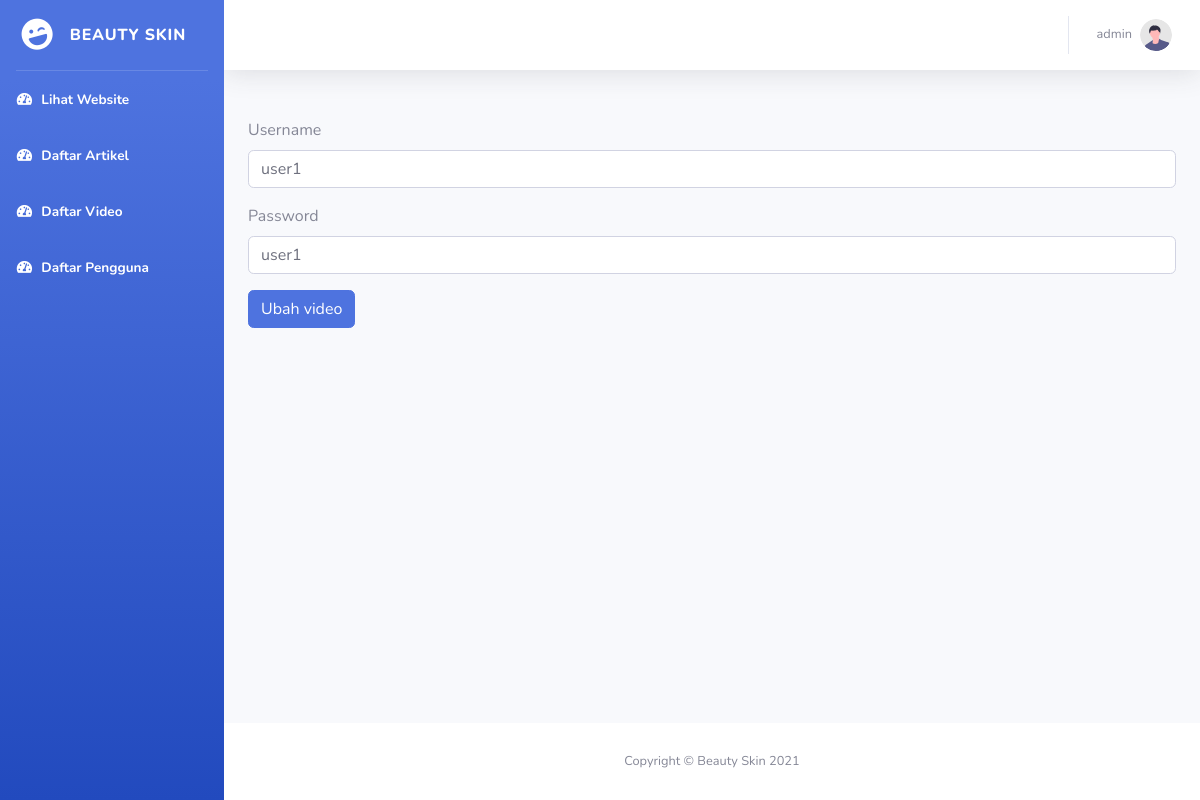
Screenshot of /admin/index.php?page=edit_pengguna&id=2 (signed in) with the database file from the repository.
### tables this page shows
CREATE TABLE `user` (
  `id_user` int(11) NOT NULL,
  `username` varchar(255) NOT NULL,
  `password` varchar(255) NOT NULL,
  `role` int(1) NOT NULL DEFAULT 0
);

### function.php (called while the page is built, shortened)
<?php
    $connect = new mysqli("localhost", "root", "", "beauty");
    function read($tabel, $query = ""){
        global $connect;
        $data = mysqli_query($connect, "SELECT * FROM $tabel $query");
        return $data;
    }

### admin/template/edit_pengguna.php (the view, shortened to what this page needs)
<?php
    $username = $_SESSION['username'];
    $data = read("user", "WHERE username='$username'");
    while($data2 = mysqli_fetch_array($data)){
    if($data2['role'] != 1){
        echo "<script>alert('Please login as ADMIN to continue!')</script>";
        echo "<script>location='index.php';</script>";
    } else{
?>
<form action="../admin/proses.php?status=edit_pengguna" method="POST">
    <?php
        $id = $_GET['id'];
        $data = read("user", "WHERE id_user=$id");
        while($data2 = mysqli_fetch_array($data)){
    ?>
    <div class="form-group">
        <label>Username</label>
        <input name="username" type="text" class="form-control" value="<?php echo $data2['username'] ?>">
    </div>
    <div class="form-group">
        <label>Password</label>
        <input name="password" type="text" class="form-control" value="<?php echo $data2['password'] ?>">
    </div>
    <button type="submit" class="btn btn-primary">Ubah video</button>
    <?php } ?>
</form>
<?php }} ?>

### admin/index.php (shortened to what this page needs)
<?php
    include '../function.php';
?>
<!DOCTYPE html>
<html lang="en">
<head>
    <link href="vendor/fontawesome-free/css/all.min.css" rel="stylesheet" type="text/css">
    <link href="css/sb-admin-2.min.css" rel="stylesheet">
</head>
<body id="page-top">
    <div id="wrapper">
        <ul class="navbar-nav bg-gradient-primary sidebar sidebar-dark accordion" id="accordionSidebar">
            <a class="sidebar-brand d-flex align-items-center justify-content-center" href="">
                <div class="sidebar-brand-icon rotate-n-15">
                    <i class="fas fa-laugh-wink"></i>
                </div>
                <div class="sidebar-brand-text mx-3">Beauty Skin</div>
            </a>
            <hr class="sidebar-divider my-0">
            <li class="nav-item active">
                <a class="nav-link" href="../" target="_blank">
                    <i class="fas fa-fw fa-tachometer-alt"></i>
                    <span>Lihat Website</span></a>
            </li>
            <li class="nav-item active">
                <a class="nav-link" href="index.php">
                    <i class="fas fa-fw fa-tachometer-alt"></i>
                    <span>Daftar Artikel</span></a>
            </li>
            <li class="nav-item active">
                    <a class="nav-link" href="index.php?page=video">
                        <i class="fas fa-fw fa-tachometer-alt"></i>
                        <span>Daftar Video</span></a>
                </li>
            <?php
                $username = $_SESSION['username'];
                $data = read("user", "WHERE username='$username'");
                while($data2 = mysqli_fetch_array($data)){
                if($data2['role'] == 1){
            ?>
                <li class="nav-item active">
                    <a class="nav-link" href="index.php?page=pengguna">
                        <i class="fas fa-fw fa-tachometer-alt"></i>
                        <span>Daftar Pengguna</span></a>
                </li>
            <?php }} ?>
        </ul>
        <div id="content-wrapper" class="d-flex flex-column">
            <div id="content">
                <nav class="navbar navbar-expand navbar-light bg-white topbar mb-4 static-top shadow">
                    <ul class="navbar-nav ml-auto">
                        <li class="nav-item dropdown no-arrow">
                            <a class="nav-link dropdown-toggle" href="#" id="userDropdown" role="button"
                                data-toggle="dropdown" aria-haspopup="true" aria-expanded="false">
                                <span class="mr-2 d-none d-lg-inline text-gray-600 small"><?php echo $_SESSION['username'] ?></span>
                                <img class="img-profile rounded-circle"
                                    src="img/undraw_profile.svg">
                            </a>
                        </li>
                    </ul>
                </nav>
                <div class="container-fluid">
                    <?php
                        if(empty($_GET)){
                            include 'template/daftar_artikel.php';
                        } else if($_GET['page'] == "buat_artikel"){
                            include 'template/buat_artikel.php';
                        } else if($_GET['page'] == "edit_artikel"){
                            include 'template/edit_artikel.php';
                        } else if($_GET['page'] == "video"){
                            include 'template/daftar_video.php';
                        } else if($_GET['page'] == "tambah_video"){
                            include 'template/tambah_video.php';
                        } else if($_GET['page'] == "edit_video"){
                            include 'template/edit_video.php';
                        } else if($_GET['page'] == "pengguna"){
                            include 'template/daftar_pengguna.php';
                        } else if($_GET['page'] == "tambah_pengguna"){
                            include 'template/tambah_pengguna.php';
                        } else if($_GET['page'] == "edit_pengguna"){
                            include 'template/edit_pengguna.php';
                        }
                    ?>
                    </div>
            </div>
            <footer class="sticky-footer bg-white">
                <div class="container my-auto">
                    <div class="copyright text-center my-auto">
                        <span>Copyright &copy; Beauty Skin 2021</span>
                    </div>
                </div>
            </footer>
        </div>
    </div>
</body>
</html>

### rows the page displays
user: role 1 (drawn)
user: username "user1", password "user1"

### other values shown
$_SESSION['username'] "admin"
